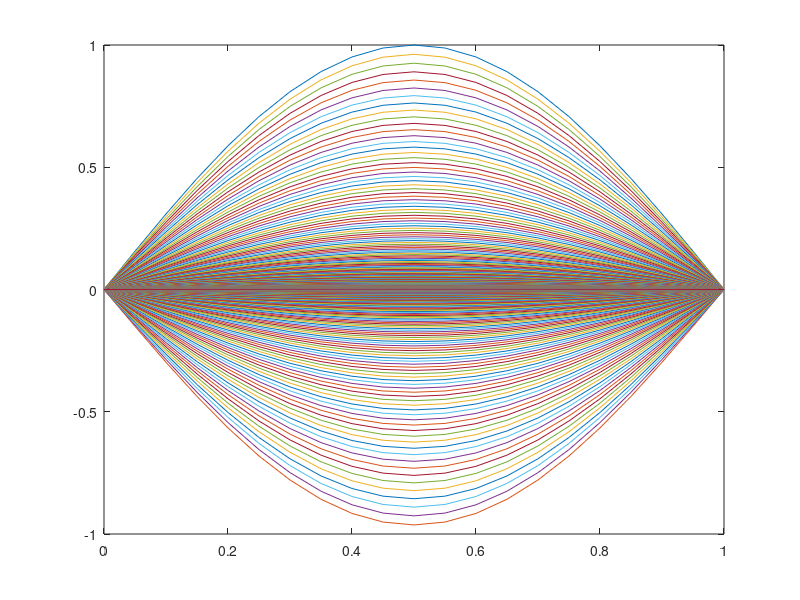

Source code (MATLAB):
clear;
clc;

%Excersise 3.01

%%Constants
N = 21; %number of points
L=1;
M = 1001; %number of time steps

alpha = 1;
dt = 0.002;
dx = L /(N-1);
Fo = alpha*dt/(dx)^2;

%%Boundary Conditions
uo = 0;
uL = 0;

%%Vector u
u = zeros(N,M);
x = linspace(0,L,N);
%need array for system of equations
A = zeros(N,N); %square matrix A
%note, matrix A was almost a diagonal matrix, just add row vector [-Fo,1+2*Fo , -Fo] to each "diagonal of the matrix"
a = - [-Fo,1+2*Fo,-Fo];
for i = 2:N-1
    addRow = zeros(1,N);
    addRow(i-1:i+ (-1+length(a)) -1) = addRow(i-1:i+ (-1+length(a)) -1) + a; %starts at i-1, since i starts at 2
    A(i,:) = A(i,:) + addRow;
end
A(1,1) = 1;
A(N,N) = 1;
A
det(A)
%Take inverse of A
A_inv = inv(A)

%define the source term
s = @(x,t)( (pi^2 -1)*exp(-t)*sin(pi*x) ); % @ is a handle function, define the function in the second set of parenthasees
%x and t are redefined, within the scope of the function
uo = @(x)(sin( pi*x ));

%write the initial condition
u(:,1) = uo( x' ); %inputting the transpose of the already defined (global) x
% figure;
% plot(x,u(:,1))
% hold off;

%implement backward euler
for timeStep = 1:M-1
    t = dt*timeStep;
    u(:,timeStep+1) = A_inv*(u(:,timeStep)) + dt*s(x',t);
    %Adding source term in discretization with the " +dt*s(x',t) "
end
figure;
plot(x,u(:,:))
hold off;
